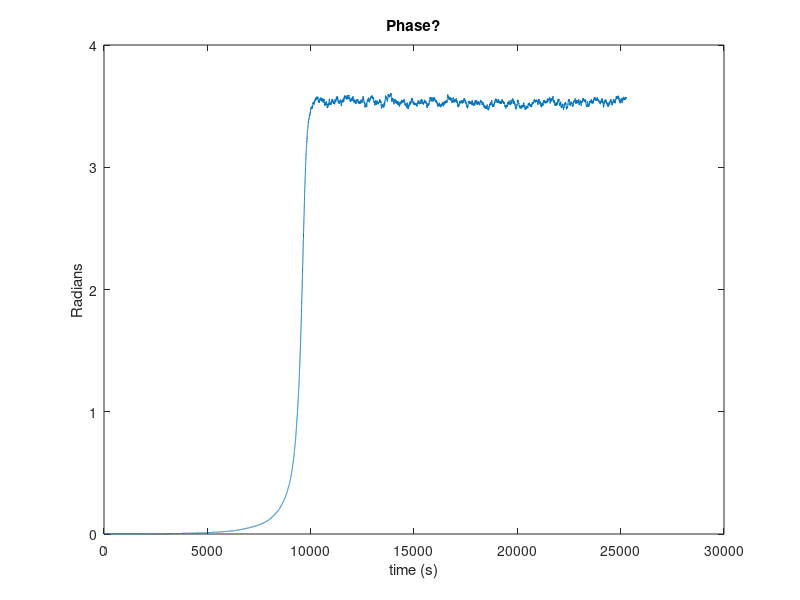

MATLAB code for this plot:
%Setting up the function for the Constant Driven ODE to be solved and plotted
function [] = pedForce()

%Constants
O=1.2/10; %Omega - Frequencies (this needs to be random distrubution eventually)
C=16; %Pedestrians susceptibility to the bridge (given by paper, measured)
A=0.1; %Amplitude
p=2.216; %Phase
a=1; %Phase lag frequency

%Setting up ODE for pedistrians
    function du = f(t,u)
        du=zeros(50,1);
        du=rand(size(du))+C*A*sin(p-u(:,1)+a);
    end

%Initial conditions and time span
u0=zeros(50,1);
tspan=[0 100];

%ODE Solver
[t,u] = ode45(@f,tspan,u0);

%Plotting Solutions
clf;
plot(u(:,1))
title('Phase?')
xlabel('time (s)')
ylabel('Radians')


end